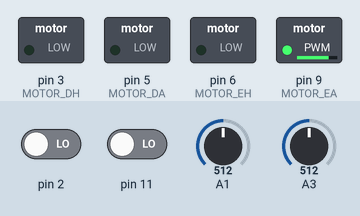
Recording of a sketch running on a simulated Arduino Uno, built with avr-gcc and run on an emulated ATmega328P. Shown: switched loads named in the sketch (green lamp = pin HIGH). Dashed ring = blinking. Inputs (shaded band) come from the test bench; at power-on: A1 = 512, pin 2 LOW, A3 = 512, pin 11 LOW.

Above: at 1.7 s.
1.8 s: A1 set to 162
5.3 s: A1 set to 133
At 6.2 s:
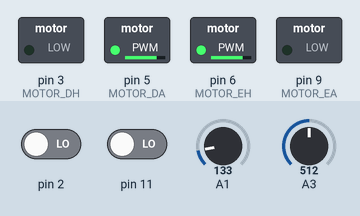
6.9 s: pin 2 driven HIGH
At 7.7 s:
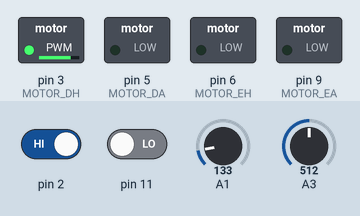
10.8 s: A3 set to 122
At 11.53 s:
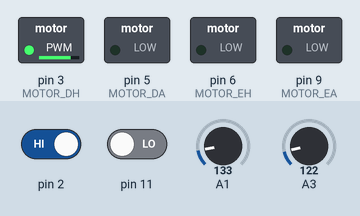
14.3 s: pin 11 driven HIGH
At 14.92 s:
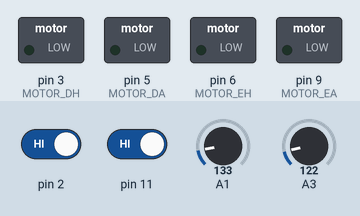
17.8 s: pin 11 driven LOW
At 18.06 s:
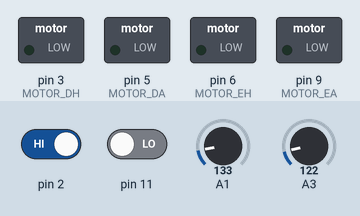
Timing chart, 0 to 22.3 s (numbered marks = the images above; inputs shaded):
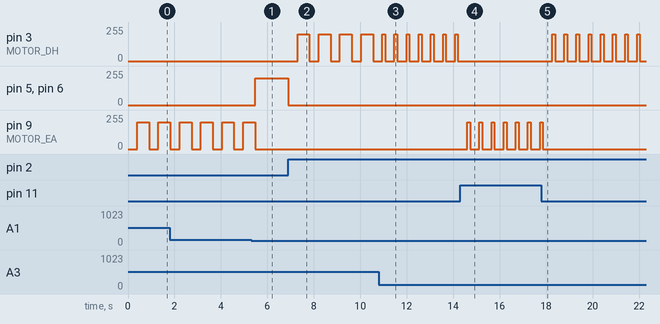

The sketch:

RobozinhoArrumadinho.ino
```cpp
const int MOTOR_DH = 3;
const int MOTOR_DA = 5;
const int MOTOR_EH = 6;
const int MOTOR_EA = 9;
const int VELO = 200;
void setup()
{
  pinMode(MOTOR_DH,OUTPUT);//motor 1
  pinMode(MOTOR_DA,OUTPUT);
  pinMode(MOTOR_EH,OUTPUT);  // motor 2
  pinMode(MOTOR_EA,OUTPUT);
  pinMode(A1,INPUT);
  pinMode(11,INPUT);
  pinMode(2,INPUT);
  pinMode(A3,INPUT);
  Serial.begin(9600);
}

void loop(){
  int sensor = analogRead(A1);//0-1023

  //Verifica se tem obstaculo...
  if( sensor >=150 || digitalRead(11)==HIGH || digitalRead(2) == HIGH){
    parar();
    delay(400);

    //Se bateu do lado esquerdo, gira para a direita
    if(digitalRead(11)==HIGH) {
      girarPraDireita();
    }
    //Se bateu do lado direito, gira para a esquerda
    else if(digitalRead(2)==HIGH) {
      girarPraEsquerda();
    }
    //Se nao, gira pra qualquer lado...
    else {
      girarPraDireita();
    }
    int pot = analogRead(A3);
    delay(pot);

    parar();
  }
  //Se nao tiver obstaculo...
  else{
    andarPraFrente();
  }
}

void girarPraEsquerda(){
  analogWrite(MOTOR_DH,VELO);
  analogWrite(MOTOR_DA,0);
  //motor 2
  analogWrite(MOTOR_EH,0);
  analogWrite(MOTOR_EA,0);
}

void girarPraDireita(){
  analogWrite(MOTOR_DH,0);
  analogWrite(MOTOR_DA,0);
  //motor 2
  analogWrite(MOTOR_EH,0);
  analogWrite(MOTOR_EA,VELO);
}

void parar() {
  //motor 1
  analogWrite(MOTOR_DH,0);
  analogWrite(MOTOR_DA,0);

  //motor 2
  analogWrite(MOTOR_EH,0);
  analogWrite(MOTOR_EA,0);
}

void andarPraFrente(){
  analogWrite(MOTOR_DH,0);
  analogWrite(MOTOR_DA,VELO);
  //motor 2
  analogWrite(MOTOR_EH,VELO);
  analogWrite(MOTOR_EA,0);
}

void andarPraTras(){
  analogWrite(MOTOR_DH,VELO);
  analogWrite(MOTOR_DA,0);
  //motor 2
  analogWrite(MOTOR_EH,0);
  analogWrite(MOTOR_EA,VELO);
}
```

Measured:
- the behaviour switches between 150 and 149 on A1 (found by bisection; images 0 and 1)
- after the input at 5.3 s, pin 5 (MOTOR_DA), pin 6 (MOTOR_EH): 0/255 → 200/255 after 0.17 s; pin 9 (MOTOR_EA): goes on until 5.5 s, then stays 0/255
- after the input at 6.9 s, pin 3 (MOTOR_DH): alternates 200/255 for 0.51 s and 0/255 for 0.40 s, starting after 0.40 s; pin 5 (MOTOR_DA), pin 6 (MOTOR_EH): 200/255 → 0/255 at once
- after the input at 10.8 s, pin 3 (MOTOR_DH): alternates 200/255 for 0.12 s and 0/255 for 0.40 s, starting after 0.27 s
- after the input at 14.3 s, pin 3 (MOTOR_DH): stops changing and stays 0/255; pin 9 (MOTOR_EA): alternates 200/255 for 0.12 s and 0/255 for 0.40 s, starting after 0.31 s
- after the input at 17.8 s, pin 3 (MOTOR_DH): alternates 200/255 for 0.12 s and 0/255 for 0.40 s, starting after 0.46 s; pin 9 (MOTOR_EA): goes on until 17.9 s, then stays 0/255
- by itself, pin 9 (MOTOR_EA): alternates 200/255 for 0.51 s and 0/255 for 0.40 s
